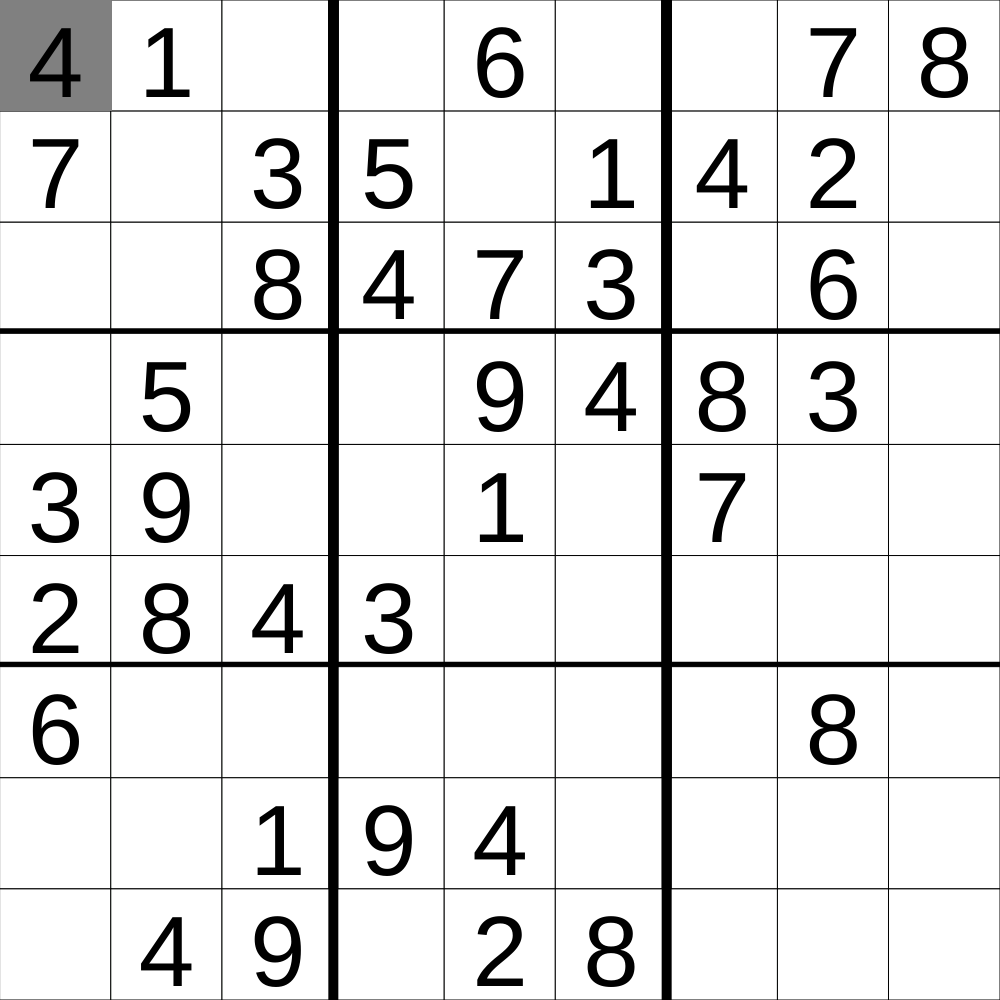
Frame 1 (no input)
Frame 60 (no input): identical to frame 1, image omitted
Frame 120 (the mouse pressed at the canvas centre since frame 60): identical to frame 1, image omitted

The p5.js sketch that drew this single still picture (run headless with seeded random() and noise() and a simulated clock; from frame 60 on, the mouse is pressed at the canvas centre):

// p5.js sketch
// ── sketch.js
// Project Title

let cellSideLength;
let ROWS = 9;
let COLS = 9;
let grid = [[4,1,0,0,6,0,0,7,8],
[7,0,3,5,0,1,4,2,0],
[0,0,8,4,7,3,0,6,0],
[0,5,0,0,9,4,8,3,0],
[3,9,0,0,1,0,7,0,0],
[2,8,4,3,0,0,0,0,0],
[6,0,0,0,0,0,0,8,0],
[0,0,1,9,4,0,0,0,0],
[0,4,9,0,2,8,0,0,0]];

//createGrid(ROWS,COLS);
let canvasSide;
let selectedGrid;
let lastgrid = [-1,-1];
let ischosen = false;
let inputNumber;
let numberSet = [1,2,3,4,5,6,7,8,9];
let isKeyInsert = false;
let keyEntered;
let rowNumbers;
let testSet = new Set([1,2,3,4,5]);
let foundRepeat;
let colNumbers;
let verRepeat = false;
let horRepeat = false;
let squareNumber;
let sqrRepeat = false;
let startCheck = false;
let selectedNumber;

function setup() {
  if (windowWidth > windowHeight){
    createCanvas(windowHeight, windowHeight);
    cellSideLength = windowHeight/9;
    canvasSide = windowHeight;
  }
  if (windowHeight > windowWidth){
    createCanvas(windowWidth, windowWidth);
    cellSideLength = windowWidth/9;
    canvasSide = windowWidth;
  }
  selectedGrid = [0,0];
    textAlign(CENTER);
//  rectMode(CENTER)
}

function draw() {
  background('green');
  drawGrid();
  displayNumber();

}

function createGrid(ROWS,COLS){
  empty = [];
  for (let y=0;y<ROWS;y++){
    empty.push([]);
    for (let x=0;x<COLS;x++){
      empty[y].push();
    }
  }
  return empty;
}

function drawGrid(){

  for (let y=0;y<ROWS;y++){
    if (y%3 === 0 && y != 0){
      strokeWeight(10);
      line(0,y*cellSideLength,canvasSide,y*cellSideLength);
    }
    for (let x=0;x<COLS;x++){
      let a = selectedGrid[0];
      let b = selectedGrid[1];
      if (ischosen || grid[y][x]){
        fill("grey");
        strokeWeight(0);
        square(a*cellSideLength,b*cellSideLength,cellSideLength);
      }
      
      if (foundRepeat){
        fill("red");
        strokeWeight(0);
        square(a*cellSideLength,b*cellSideLength,cellSideLength);
      }

      fill("white");
      strokeWeight(1);
      square(x*cellSideLength,y*cellSideLength,cellSideLength);
      if (x%3 === 0 && x!=0){
        strokeWeight(10);
        line(x*cellSideLength,0, x*cellSideLength, canvasSide);
      }
    }
  }
}

function displayNumber(){
  for (let y=0;y<ROWS;y++){
    for (let x=0;x<COLS;x++){
      if (grid[y][x] !== 0){
      fill("black");
      textSize(cellSideLength*.9);
      text(grid[y][x],x*cellSideLength+cellSideLength/2,y*cellSideLength + cellSideLength*7/8)
     }
   }
  }
}

function keyTyped(){

  startCheck = false;
  keyEntered = key;
  if (ischosen){
    grid[selectedGrid[1]][selectedGrid[0]] = keyEntered;
    console.log(grid[selectedGrid[1]][selectedGrid[0]]);
    selectedNumber = keyEntered;
    startCheck = true;
    checkRepeat();
  }
}

function mouseClicked(){

  let x = Math.floor(mouseX/cellSideLength);
  let y = Math.floor(mouseY/cellSideLength);
  
  selectedGrid[0] = x;
  selectedGrid[1] = y;
  selectedNumber = grid[y][x];
  if (x === lastgrid[0] && y === lastgrid[1]){
    ischosen = !ischosen;
  }
  else{
    ischosen = true;
    foundRepeat = false;
  }

  if (ischosen === true){
    startCheck = true;
  }
  else {
    startCheck = false;
  }

  lastgrid[0] = x;
  lastgrid[1] = y;

  checkRepeat();
}

function checkHorRepeat(){
  let y = selectedGrid[1];
  horRepeat = false;
  for(let x=0;x<9;x++){
    if (grid[y][x] != 0 && (selectedGrid[0] != x) && grid[y][x] == (selectedNumber)){
      horRepeat = true;
    }
  }
}

function checkVerRepeat(){
  let x = selectedGrid[0];
  verRepeat = false;
  for(let y=0;y<9;y++){
    if (grid[y][x] != 0 && (selectedGrid[1] != y) && grid[y][x] == (selectedNumber)){
      verRepeat = true;
    }
  }
}

function checkSquareRepeat(){
  let x = Math.floor(selectedGrid[0]/ 3);
  let y = Math.floor(selectedGrid[1]/ 3);

  sqrRepeat = false;
  for (let i=0;i<3;i++){
    for (let j=0;j<3;j++){
      if (grid[3*y+i][3*x+j] != 0 && (selectedGrid[0] != 3*x+j || selectedGrid[1] != 3*y+i) && grid[3*y+i][3*x+j] == (selectedNumber)){
        sqrRepeat = true;
      }
    }
  }
}

function checkRepeat(){
  if (startCheck){
 
    checkHorRepeat();
    checkVerRepeat();
    checkSquareRepeat();
    
    if (verRepeat || horRepeat || sqrRepeat){
      console.log({verRepeat, horRepeat, sqrRepeat});
      foundRepeat = true;
    }
    else{
      foundRepeat = false;
    }
    startCheck = false;
  }
}
